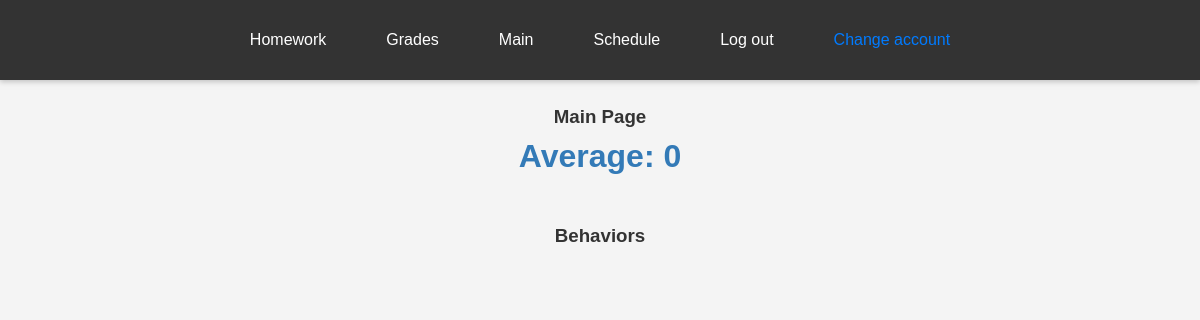
Page /students/ (signed in) on the earlier database version.
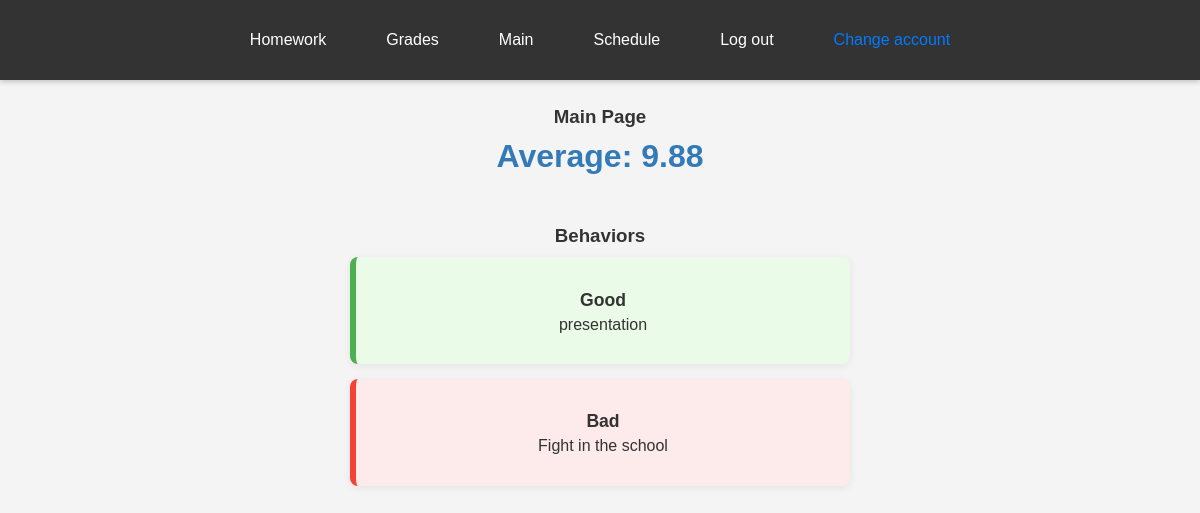
Same page on the later database version.
### base/models.py (models this page shows)
class Behavior(models.Model):
    type = models.BooleanField() #true=good, false=bad
    note = models.CharField(max_length=500)
    time = models.DateTimeField(null=True)

### children/views.py (the view)
# urls.py: 2. Add a URL to urlpatterns:  path('', views.home, name='home')
def home(request):
    if not request.user.is_authenticated or not Student.objects.filter(email=request.user.email).exists():
        return redirect('login/')
    days = ["Monday", "Tuesday", "Wednesday", "Thursday", "Friday", "Saturday"]
    print(Group.objects.filter(name=request.GET.get('name')).first())
    print(Student.objects.all())
    student =  Student.objects.filter(email=request.user.email).first()
    print(request.user, 111)
    groups = student.groups.all()
    schedules = {}
    homeworks = {}
    for g in groups:
        try:
            homework = g.homework.all()
            homeworks_list = [
                {"id": hw.id, "subject": hw.subject, "text": hw.text, "deadline": str(hw.deadline)}
                for hw in homework
            ]
            homework_json = json.dumps(homeworks_list)
        except:
            homework = None
            homework_json = "[]"
        if g is not None:
            schedule_ = {}
            dbschedule = g.schedule.day.all()
            for i in dbschedule:
                schedule_[i.day]=i.lesson.all()
            schedule_ = schedule_.items()
        else:
            schedule_ = None
        schedules[g.name] = schedule_
        homeworks[g.name] = homework
    grades = [i for i in student.grades.all()]
    average = float(sum([i.grade for i in grades])/len(grades)).__round__(2) if len(grades) > 0 else 0
    behavior = [i for i in student.behavior.all()] #main page
    if request.method == "GET":
        return render(request, 'dashboard.html', {'groups':groups, 'schedules':schedules.items(), 'days':days, 'homeworks':homeworks.items(),"homework_json": homework_json, 'grades':grades, 'average':average, 'behavior':behavior})

### children/templates/dashboard.html (shortened to what this page needs)
<!DOCTYPE html>
<html lang="en">
<head>
    <link rel="stylesheet" href="/static/css/homework.css">
    <link rel="stylesheet" href="/static/css/g_g.css">
</head>
<body>
    <nav>
        <ul>
            <li onclick="changePage('homework')">Homework</li>
            <li onclick="changePage('grades')">Grades</li>
            <li onclick="changePage('main')">Main</li>
            <li onclick="changePage('schedule')">Schedule</li>
            <li onclick="log_out_pop_up()">Log out</li>
            <a href="login/"><li>Change account</li></a>
        </ul>
    </nav>
    <div id="page-main">
        <h3>Main Page</h3>
        <div class="averge_grade">
        <h1>Average: {{average}}</h1>
        </div>
        <div class="behaviors">
            <h3>Behaviors</h4>
            {% for i in behavior %}
            <div class="behavior-entry {% if i.type %}good{% else %}bad{% endif %}">
                <p class="behavior-type">{% if i.type %}Good{% else %}Bad{% endif %}</p>
                <p class="behavior-note">{{ i.note }}</p>
            </div>
            {% endfor %}
        </div>
    </div>
</body>
</html>

### children/static/css/g_g.css (style rules this page uses)
body { font-family: sans-serif; margin: 20px; background-color: #f4f4f4; color: #333; }
h1 { text-align: center; margin-bottom: 20px; color: #337ab7; }
a { color: #007bff; text-decoration: none; }

### children/templates/dashboard.html (style rules this page uses)
body { font-family: Arial, sans-serif; margin: 0; padding: 0; }
nav { position: fixed; top: 0; width: 100%; height: 10vh; background-color: #333; color: white; display: flex; align-items: center; justify-content: center; box-shadow: 0 2px 5px rgba(0, 0, 0, 0.2); z-index: 10; }
ul { margin: 0; padding: 0; display: flex; list-style-type: none; }
li { margin: 0 15px; cursor: pointer; padding: 10px 15px; transition: background-color 0.3s; }
#page-homework, #page-grades, #page-main, #page-calendar, #page-lessons { padding-top: 12vh; text-align: center; }
h1, h3 { margin: 10px 0; }
.behaviors { margin: 30px auto; max-width: 500px; padding: 10px; }
.behavior-entry { border-radius: 8px; margin-bottom: 15px; padding: 15px 20px; box-shadow: 0 2px 8px rgba(0,0,0,0.07); background: #f9f9f9; border-left: 6px solid #bbb; transition: background 0.2s; }
.behavior-entry.good { border-left-color: #4caf50; background: #eafbe7; }
.behavior-entry.bad { border-left-color: #f44336; background: #fdeaea; }
.behavior-type { font-weight: bold; font-size: 1.1em; margin-bottom: 5px; }
.behavior-note { margin: 0 0 5px 0; color: #333; }

Differences in the rows shown:
added Behavior: type "Good", note "presentation"
added Behavior: type "Bad", note "Fight in the school"
Other differences:
{{ average }}: "0" → "9.88"
